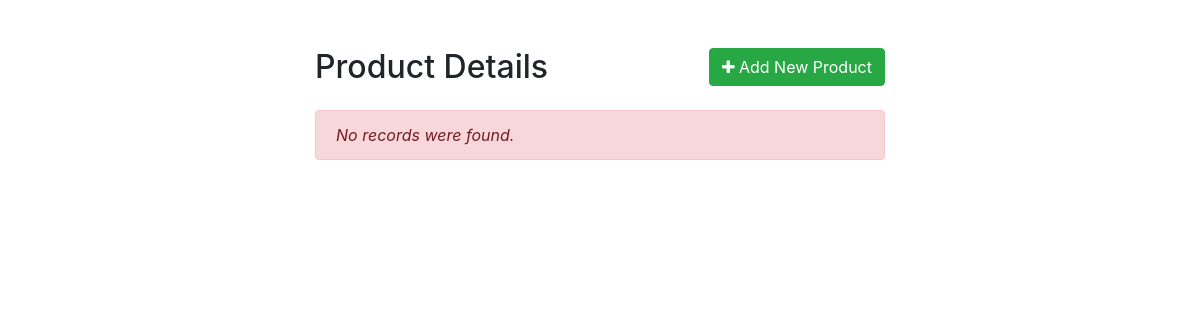
Page /admin/gearcrud/gearindex.php on the earlier database version.
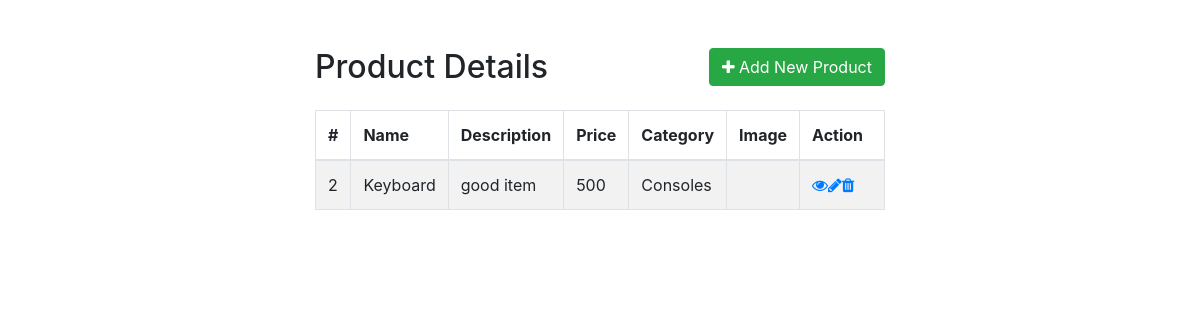
Same page on the later database version.
### tables this page shows
CREATE TABLE `product` (
  `id` int(10) NOT NULL,
  `name` varchar(15) NOT NULL,
  `description` varchar(100) NOT NULL,
  `price` int(10) NOT NULL,
  `gearcat` varchar(15) NOT NULL,
  `gearimage` varchar(50) NOT NULL
);

### admin/gearcrud/gearindex.php (the view, shortened to what this page needs)
<!DOCTYPE html>
<html lang="en">
<head>
    <link rel="stylesheet" href="https://stackpath.bootstrapcdn.com/bootstrap/4.5.2/css/bootstrap.min.css">
    <link rel="stylesheet" href="https://maxcdn.bootstrapcdn.com/font-awesome/4.7.0/css/font-awesome.min.css">
</head>
<body>
    <div class="wrapper">
        <div class="container-fluid">
            <div class="row">
                <div class="col-md-12">
                    <div class="mt-5 mb-3 clearfix">
                        <h2 class="pull-left">Product Details</h2>
                        <a href="gearcreate.php" class="btn btn-success pull-right"><i class="fa fa-plus"></i> Add New Product</a>
                    </div>
                    <?php
                    require_once "config.php";
                    $sql = "SELECT * FROM product";
                    if($result = $pdo->query($sql)){
                        if($result->rowCount() > 0){
                            echo '<table class="table table-bordered table-striped">';
                                echo "<thead>";
                                    echo "<tr>";
                                        echo "<th>#</th>";
                                        echo "<th>Name</th>";
                                        echo "<th>Description</th>";
                                        echo "<th>Price</th>";
                                        echo "<th>Category</th>";
                                        echo "<th>Image</th>";
                                        echo "<th>Action</th>";
                                    echo "</tr>";
                                echo "</thead>";
                                echo "<tbody>";
                                while($row = $result->fetch()){
                                    echo "<tr>";
                                        echo "<td>" . $row['id'] . "</td>";
                                        echo "<td>" . $row['name'] . "</td>";
                                        echo "<td>" . $row['description'] . "</td>";
                                        echo "<td>" . $row['price'] . "</td>";
                                        echo "<td>" . $row['gearcat'] . "</td>";
                                        echo "<td>" . $row['gearimage'] . "</td>";
                                        echo "<td>";
                                            echo '<a href="gearread.php?id='. $row['id'] .'" class="mr-0" title="View Record" data-toggle="tooltip"><span class="fa fa-eye"></span></a>';
                                            echo '<a href="gearupdate.php?id='. $row['id'] .'" class="mr-0" title="Update Record" data-toggle="tooltip"><span class="fa fa-pencil"></span></a>';
                                            echo '<a href="delete.php?id='. $row['id'] .'" title="Delete Record" data-toggle="tooltip"><span class="fa fa-trash"></span></a>';
                                        echo "</td>";
                                    echo "</tr>";
                                }
                                echo "</tbody>";
                            echo "</table>";
                        } else{
                            echo '<div class="alert alert-danger"><em>No records were found.</em></div>';
                        }
                    } else{
                        echo "Oops! Something went wrong. Please try again later.";
                    }
                    ?>
                </div>
            </div>
        </div>
    </div>
</body>
</html>

### admin/gearcrud/gearindex.php (style rules this page uses)
.wrapper { width: 600px; margin: 0 auto; }
table tr td:last-child { width: 120px; }

Differences in the rows shown:
added product: id "2", name "Keyboard", description "good item", price "500", gearcat "Consoles"
Other differences:
text no longer shown: "No records were found."
text now shown: "# Name Description Price Category Image Action"
